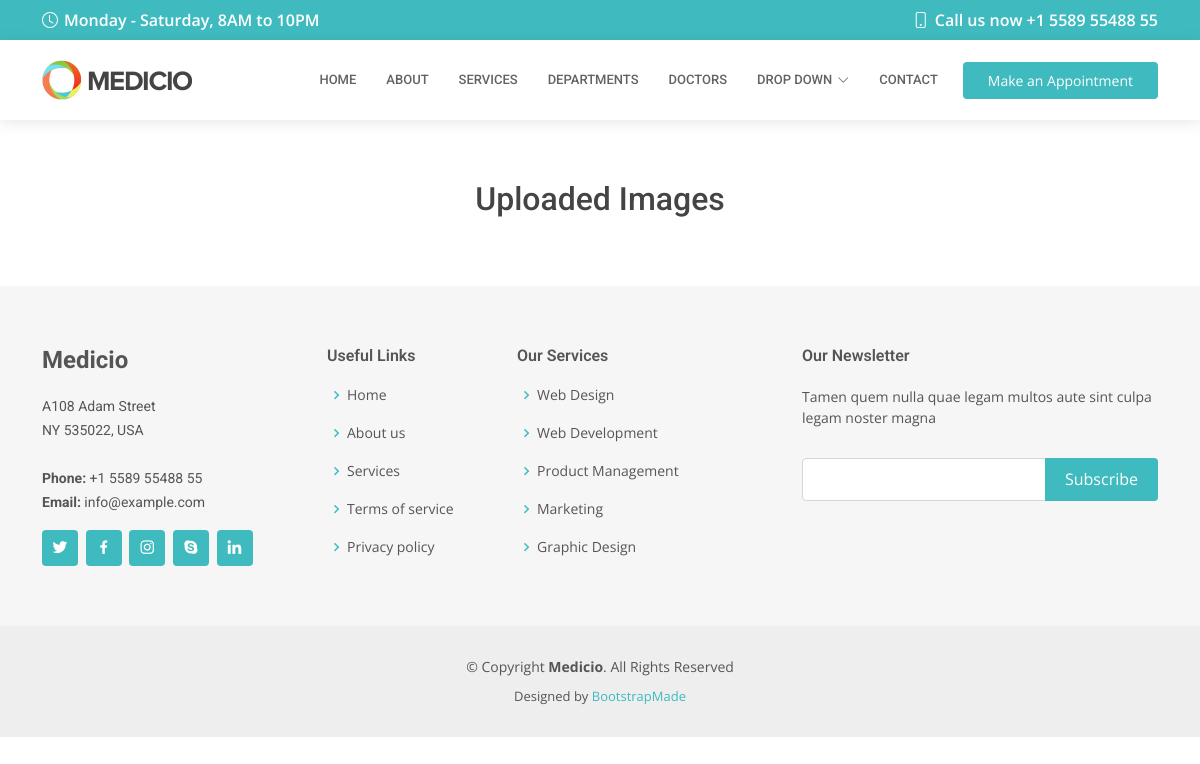
Page /showimage/ on the earlier database version.
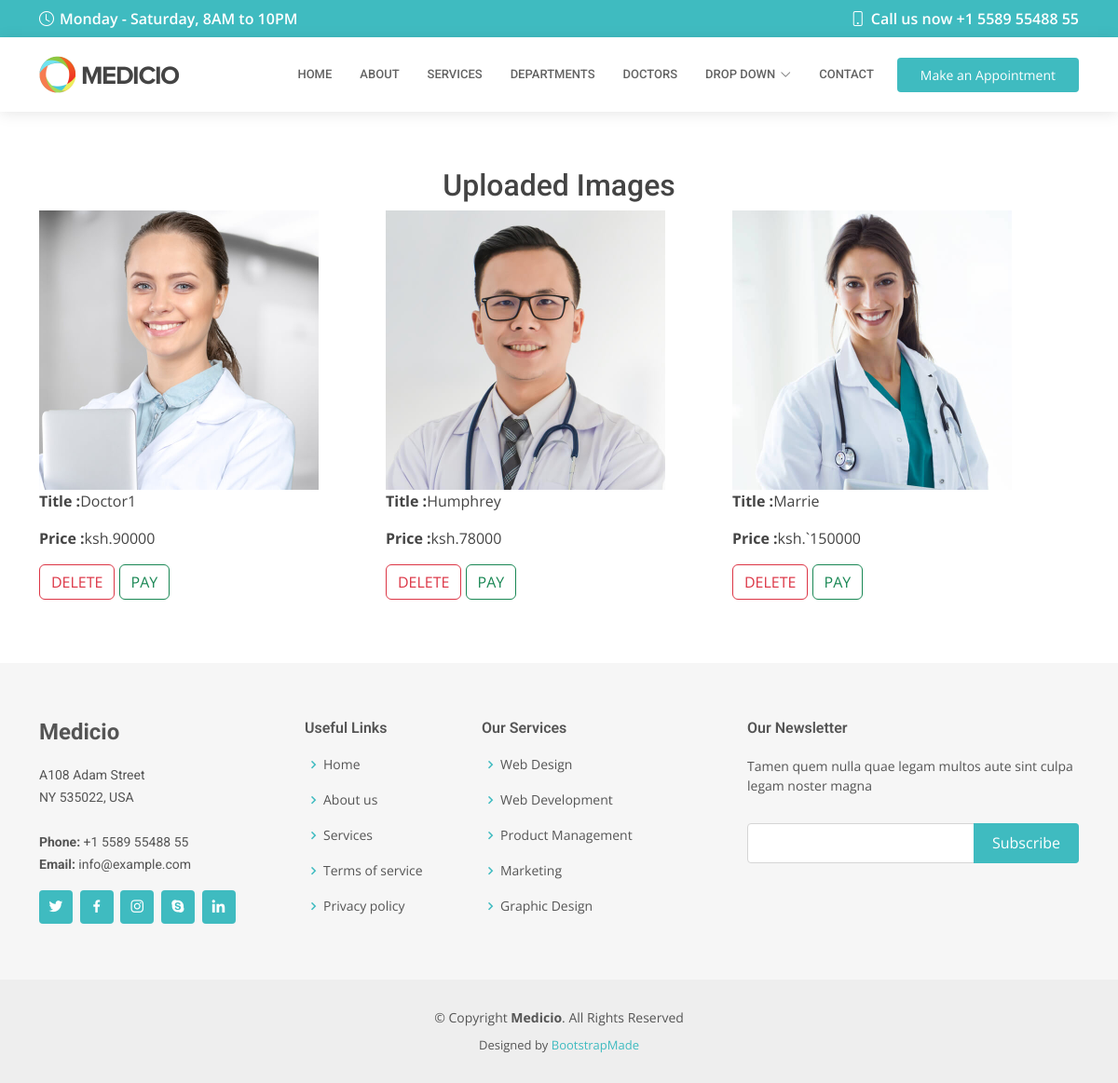
Same page on the later database version.
### medicioapp/models.py (models this page shows, shortened)
class ImageModel(models.Model):
    image = models.ImageField(upload_to='images/')
    title = models.CharField(max_length=50)
    price = models.CharField(max_length=50)

### medicioapp/views.py (the view)
# urls.py: path('showimage/', views.show_image, name='image'),
def show_image(request):
    images = ImageModel.objects.all()
    return render(request, 'show_image.html', {'images': images})

### templates/show_image.html
{% extends 'inner-page.html' %}
{% load static %}
{% block body %}
      <h2 class="text-center">Uploaded Images</h2>
       <div class="container">
          <div style="display: flex;
          justify-content:space-between;
          flex-wrap: wrap">
               {% for image in images %}
              <div class="col mb-2">
                  <img src="{{ image.image.url }}" alt="Uploaded Image" style="width: 300px;height:300px"> <br>
                  <p><strong>Title :</strong>{{ image.title }}</p>
                  <p><strong>Price :</strong>{{ image.price }}</p>
                  <a href="/imagedelete/{{ image.id }}" class="btn btn-outline-danger">DELETE</a>
                  <a href="" class="btn btn-outline-success">PAY</a><br>
              </div>
           {% endfor %}
          </div>
       </div>
{% endblock %}

### templates/inner-page.html (shortened to what this page needs)
<!DOCTYPE html>
<html lang="en">
<head>
    {% load static %}
  <link href="{% static 'assets/vendor/fontawesome-free/css/all.min.css' %}" rel="stylesheet">
  <link href="{% static 'assets/vendor/animate.css/animate.min.css' %}" rel="stylesheet">
  <link href="{% static 'assets/vendor/aos/aos.css' %}" rel="stylesheet">
  <link href="{% static 'assets/vendor/bootstrap/css/bootstrap.min.css' %}" rel="stylesheet">
  <link href="{% static 'assets/vendor/bootstrap-icons/bootstrap-icons.css' %}" rel="stylesheet">
  <link href="{% static 'assets/vendor/boxicons/css/boxicons.min.css' %}" rel="stylesheet">
  <link href="{% static 'assets/vendor/glightbox/css/glightbox.min.css' %}" rel="stylesheet">
  <link href="{% static 'assets/vendor/swiper/swiper-bundle.min.css' %}" rel="stylesheet">
  <link href="{% static 'assets/css/style.css' %}" rel="stylesheet">
</head>
<body>
  <div id="topbar" class="d-flex align-items-center fixed-top">
    <div class="container d-flex align-items-center justify-content-center justify-content-md-between">
      <div class="align-items-center d-none d-md-flex">
        <i class="bi bi-clock"></i> Monday - Saturday, 8AM to 10PM
      </div>
      <div class="d-flex align-items-center">
        <i class="bi bi-phone"></i> Call us now +1 5589 55488 55
      </div>
    </div>
  </div>
  <header id="header" class="fixed-top">
    <div class="container d-flex align-items-center">
      <a href="index.html" class="logo me-auto"><img src="assets/img/logo.png" alt=""></a>
      <nav id="navbar" class="navbar order-last order-lg-0">
        <ul>
          <li><a class="nav-link scrollto " href="{% url 'index' %}">Home</a></li>
          <li><a class="nav-link scrollto" href="{% url 'about' %}">About</a></li>
          <li><a class="nav-link scrollto" href="#services">Services</a></li>
          <li><a class="nav-link scrollto" href="{% url 'department' %}">Departments</a></li>
          <li><a class="nav-link scrollto" href="{% url 'doctor' %}">Doctors</a></li>
          <li class="dropdown"><a href="#"><span>Drop Down</span> <i class="bi bi-chevron-down"></i></a>
          </li>
          <li><a class="nav-link scrollto" href="#contact">Contact</a></li>
        </ul>
      </nav>
      <a href="#appointment" class="appointment-btn scrollto"><span class="d-none d-md-inline">Make an</span> Appointment</a>
    </div>
  </header>
  <main id="main">
    <section class="inner-page">
      <div class="">
          <br><br><br><br><br>
          {% block body %}
          {% endblock %}
      </div>
    </section>
  </main>
  <footer id="footer">
    <div class="footer-top">
      <div class="container">
        <div class="row">
          <div class="col-lg-3 col-md-6">
            <div class="footer-info">
              <h3>Medicio</h3>
              <p>
                A108 Adam Street <br>
                NY 535022, USA<br><br>
                <strong>Phone:</strong> +1 5589 55488 55<br>
                <strong>Email:</strong> info@example.com<br>
              </p>
              <div class="social-links mt-3">
                <a href="#" class="twitter"><i class="bx bxl-twitter"></i></a>
                <a href="#" class="facebook"><i class="bx bxl-facebook"></i></a>
                <a href="#" class="instagram"><i class="bx bxl-instagram"></i></a>
                <a href="#" class="google-plus"><i class="bx bxl-skype"></i></a>
                <a href="#" class="linkedin"><i class="bx bxl-linkedin"></i></a>
              </div>
            </div>
          </div>
          <div class="col-lg-2 col-md-6 footer-links">
            <h4>Useful Links</h4>
            <ul>
              <li><i class="bx bx-chevron-right"></i> <a href="#">Home</a></li>
              <li><i class="bx bx-chevron-right"></i> <a href="#">About us</a></li>
              <li><i class="bx bx-chevron-right"></i> <a href="#">Services</a></li>
              <li><i class="bx bx-chevron-right"></i> <a href="#">Terms of service</a></li>
              <li><i class="bx bx-chevron-right"></i> <a href="#">Privacy policy</a></li>
            </ul>
          </div>
          <div class="col-lg-3 col-md-6 footer-links">
            <h4>Our Services</h4>
            <ul>
              <li><i class="bx bx-chevron-right"></i> <a href="#">Web Design</a></li>
              <li><i class="bx bx-chevron-right"></i> <a href="#">Web Development</a></li>
              <li><i class="bx bx-chevron-right"></i> <a href="#">Product Management</a></li>
              <li><i class="bx bx-chevron-right"></i> <a href="#">Marketing</a></li>
              <li><i class="bx bx-chevron-right"></i> <a href="#">Graphic Design</a></li>
            </ul>
          </div>
          <div class="col-lg-4 col-md-6 footer-newsletter">
            <h4>Our Newsletter</h4>
            <p>Tamen quem nulla quae legam multos aute sint culpa legam noster magna</p>
            <form action="" method="post">
              <input type="email" name="email"><input type="submit" value="Subscribe">
            </form>
          </div>
        </div>
      </div>
    </div>
    <div class="container">
      <div class="copyright">
        &copy; Copyright <strong><span>Medicio</span></strong>. All Rights Reserved
      </div>
      <div class="credits">
        Designed by <a href="https://bootstrapmade.com/">BootstrapMade</a>
      </div>
    </div>
  </footer>
</body>
</html>

### static/assets/css/style.css (style rules this page uses)
body { font-family: "Open Sans", sans-serif; color: #444444; }
a { color: #3fbbc0; text-decoration: none; }
h1, h2, h3, h4, h5, h6 { font-family: "Roboto", sans-serif; }
#topbar { background: #3fbbc0; color: #fff; height: 40px; font-size: 16px; font-weight: 600; z-index: 996; transition: all 0.5s; }
#topbar i { padding-right: 6px; line-height: 0; }
#header { background: #fff; transition: all 0.5s; z-index: 997; padding: 20px 0; top: 40px; box-shadow: 0px 2px 15px rgba(0, 0, 0, 0.1); }
#header .logo { font-size: 28px; margin: 0; padding: 0; line-height: 1; font-weight: 600; letter-spacing: 0.5px; text-transform: uppercase; }
#header .logo img { max-height: 40px; }
.appointment-btn { margin-left: 25px; background: #3fbbc0; color: #fff; border-radius: 4px; padding: 8px 25px; white-space: nowrap; transition: 0.3s; font-size: 14px; display: inline-block; }
.navbar { padding: 0; }
.navbar ul { margin: 0; padding: 0; display: flex; list-style: none; align-items: center; }
.navbar li { position: relative; }
.navbar a, .navbar a:focus { display: flex; align-items: center; justify-content: space-between; padding: 10px 0 10px 30px; font-family: "Roboto", sans-serif; font-size: 13px; color: #626262; white-space: nowrap; transition: 0.3s; text-transform: uppercase; font-weight: 500; }
.navbar a i, .navbar a:focus i { font-size: 12px; line-height: 0; margin-left: 5px; }
section { padding: 60px 0; overflow: hidden; }
#footer { background: #eeeeee; padding: 0 0 30px 0; color: #555555; font-size: 14px; }
#footer .footer-top { background: #f6f6f6; padding: 60px 0 30px 0; }
#footer .footer-top .footer-info { margin-bottom: 30px; }
#footer .footer-top .footer-info h3 { font-size: 24px; margin: 0 0 20px 0; padding: 2px 0 2px 0; line-height: 1; font-weight: 700; }
#footer .footer-top .footer-info p { font-size: 14px; line-height: 24px; margin-bottom: 0; font-family: "Roboto", sans-serif; }
#footer .footer-top .social-links a { font-size: 18px; display: inline-block; background: #3fbbc0; color: #fff; line-height: 1; padding: 8px 0; margin-right: 4px; border-radius: 4px; text-align: center; width: 36px; height: 36px; transition: 0.3s; }
#footer .footer-top h4 { font-size: 16px; font-weight: 600; position: relative; padding-bottom: 12px; }
#footer .footer-top .footer-links { margin-bottom: 30px; }
#footer .footer-top .footer-links ul { list-style: none; padding: 0; margin: 0; }
#footer .footer-top .footer-links ul i { padding-right: 2px; color: #3fbbc0; font-size: 18px; line-height: 1; }
#footer .footer-top .footer-links ul li { padding: 10px 0; display: flex; align-items: center; }
#footer .footer-top .footer-links ul li:first-child { padding-top: 0; }
#footer .footer-top .footer-links ul a { color: #555555; transition: 0.3s; display: inline-block; line-height: 1; }
#footer .footer-top .footer-newsletter form { margin-top: 30px; background: #fff; padding: 6px 10px; position: relative; border: 1px solid #d5d5d5; border-radius: 4px; }
#footer .footer-top .footer-newsletter form input[type=email] { border: 0; padding: 4px; width: calc(100% - 110px); }
#footer .footer-top .footer-newsletter form input[type=submit] { position: absolute; top: -1px; right: -1px; bottom: -1px; border: 0; background: none; font-size: 16px; padding: 0 20px; background: #3fbbc0; color: #fff; transition: 0.3s; border-radius: 0 4px 4px 0; }
#footer .copyright { text-align: center; padding-top: 30px; }
#footer .credits { padding-top: 10px; text-align: center; font-size: 13px; }

Differences in the rows shown:
added ImageModel: image (picture), title "Doctor1", price "ksh.90000"
added ImageModel: image (picture), title "Humphrey", price "ksh.78000"
added ImageModel: image (picture), title "Marrie", price "ksh.`150000"
